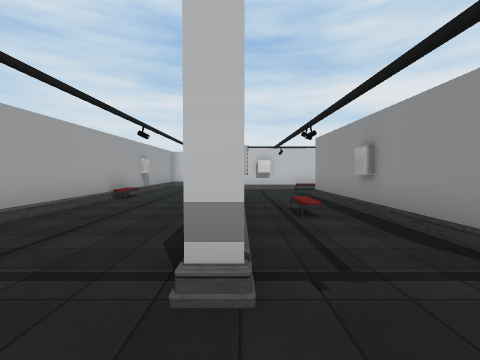
view 1 (above)

20 first-person views from a walk through a scene from a Unity 3-D project. The camera is 1.5 m above the floor, tilts 2° down and sees 85° across. Doors are open. The floor is counted in squares, 2 m on a side. Each view is taken from the middle of a square. On the plan, view 1 faces up. The plan holds only what a view shows up to about 9 squares ahead; the rest is blank. The place goes on beyond the plan. The player character is not drawn. Some surface patterns are stand-ins.

view 2
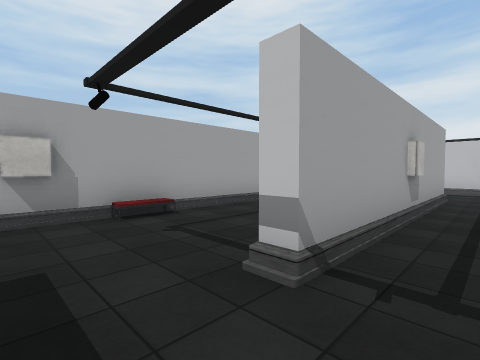

view 3
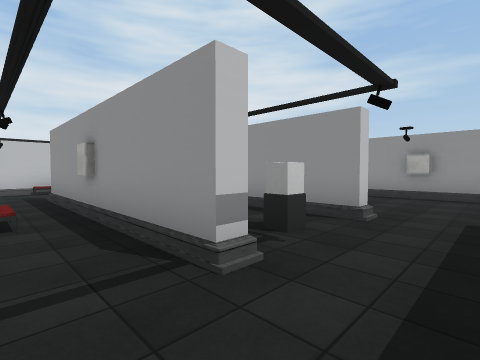

view 4
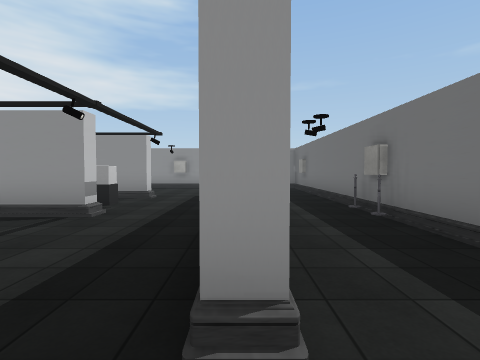

view 5
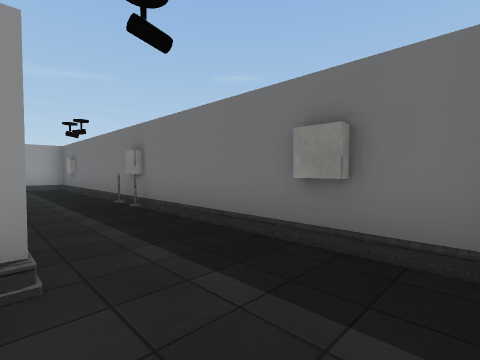

view 6
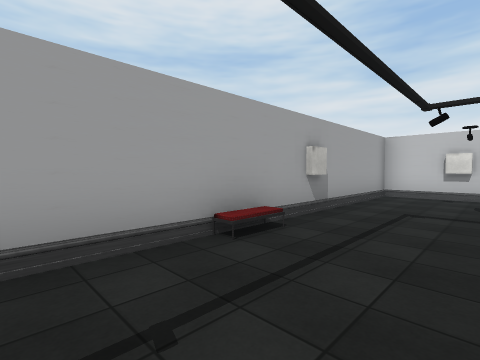

view 7
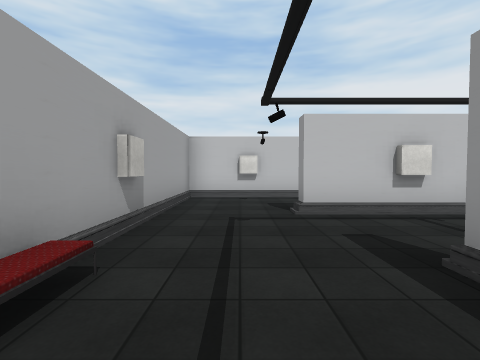

view 8
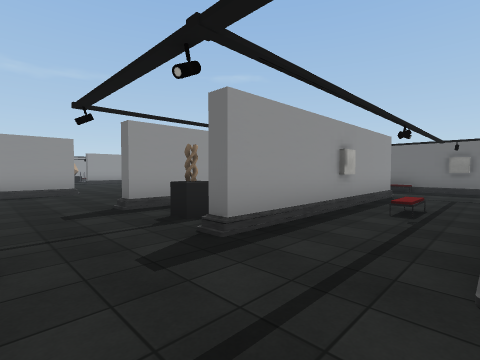

view 9
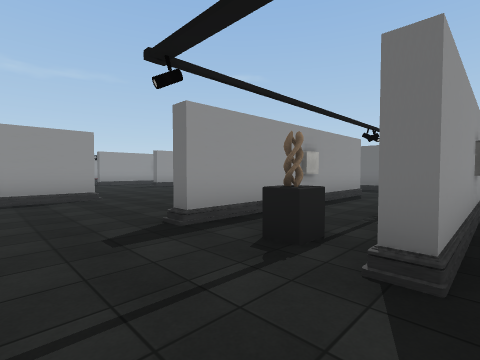

view 10
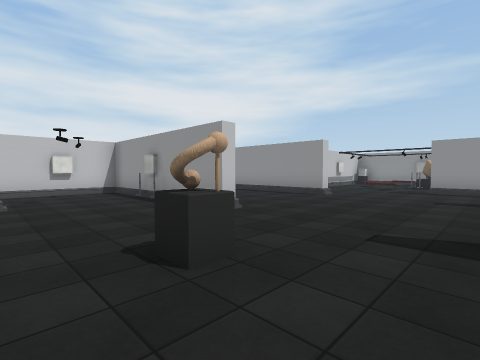

view 11
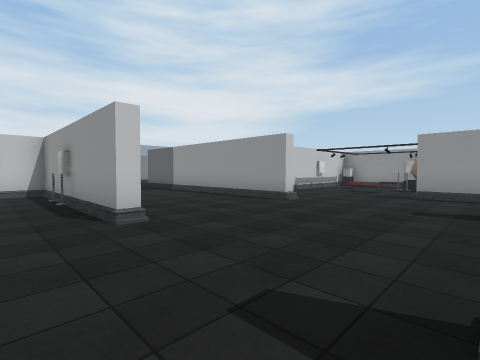

view 12
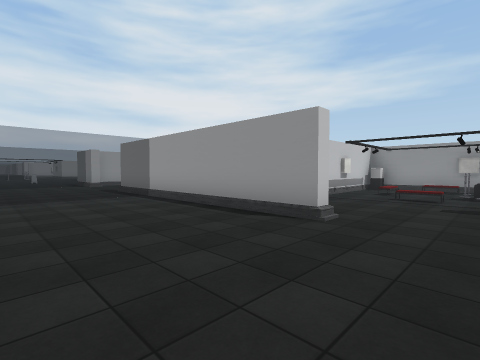

view 13
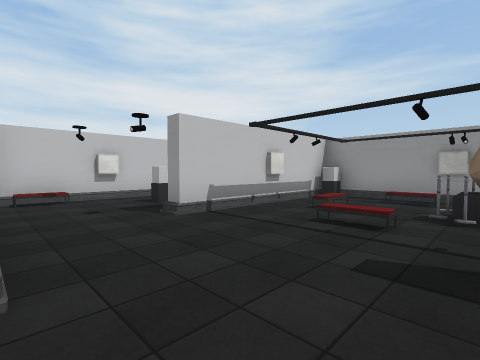

view 14
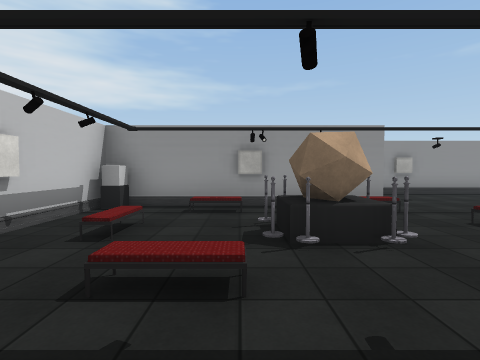

view 15
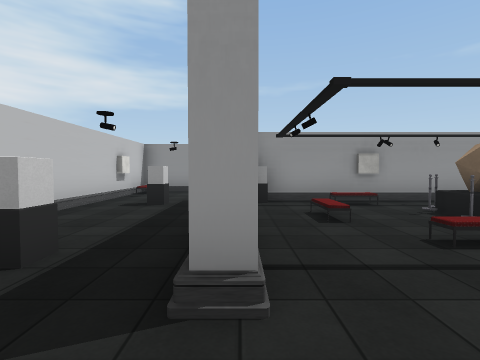

view 16
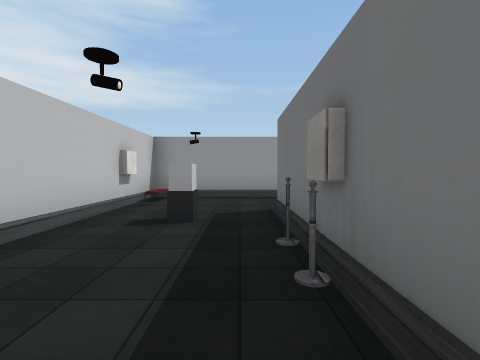

view 17
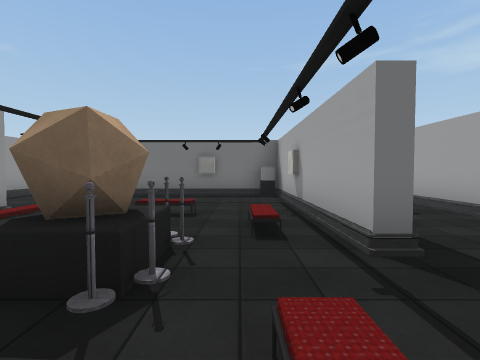

view 18
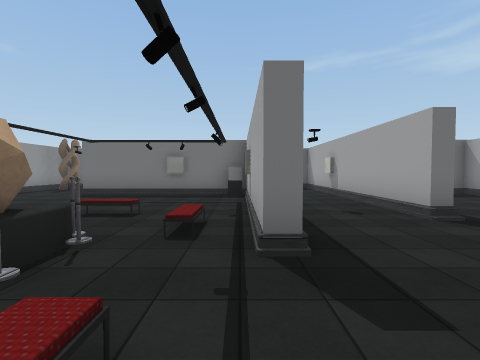

view 19
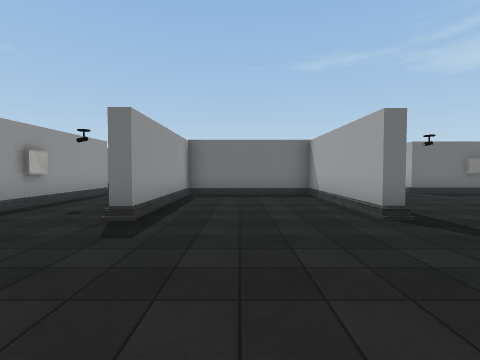

view 20
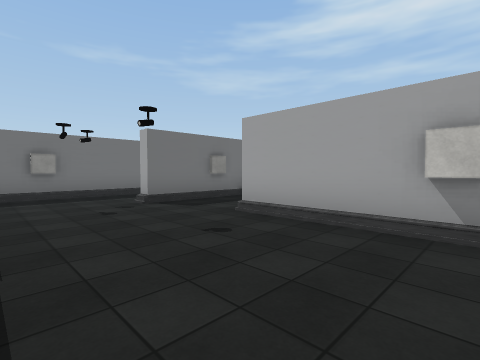

### Floor plan
Key: @ floor where view 1 was taken; # wall or solid block; . main floor; : floor 0.25 m higher than the main floor; / step, stairs or slope; = window, fence, low wall or low ledge; P pole; O other object.
Columns run from 4 left of view 1 to 25 right of it. Each row starts with its distance up from view 1.
 15                ...##
 14 #####     #### ====###########
 13 #....     ....#...#/......../#
 12 #...      ....#...#..O...O...#
 11 #...##     ..O#...#....P.....#
 10 #............O#... ..####O#..#
  9 #.............#...#.......#
  8 #...:./###....#...#....../#
  7 #...#./###.............PP/#
  6 #...#./#.#.O...........PO.#
  5 #...#/O .#...........#.PO/#
  4 #...#//#.#........:..#.../#
  3 #...#./#.#....#...#..#.......
  2 #...#./#O#....#...#..#.......#
  1 #.............#...#..#.......#
  0 #...@.........#...#..O#####..#
 -1  ...### O##...#####.       ..#
 -2  .............
 -3  .....PO......
 -4  #####  ######

Where each view was taken, in squares from view 1:
view 1: 0 up, 0 right, facing up
view 2: 0 up, 1 right, facing up-left
view 3: 0 up, 1 right, facing up-right
view 4: 1 down, 2 left, facing right
view 5: 1 down, 3 left, facing down-right
view 6: 5 up, 1 left, facing up-left
view 7: 6 up, 2 left, facing up
view 8: 10 up, 0 right, facing down-right
view 9: 10 up, 2 right, facing down-right
view 10: 4 up, 6 right, facing up-right
view 11: 4 up, 8 right, facing up-right
view 12: 6 up, 10 right, facing up-right
view 13: 6 up, 14 right, facing up-right
view 14: 7 up, 16 right, facing right
view 15: 10 up, 15 right, facing right
view 16: 11 up, 17 right, facing right
view 17: 8 up, 18 right, facing down
view 18: 8 up, 17 right, facing down
view 19: 8 up, 12 right, facing down
view 20: 5 up, 9 right, facing down-left
